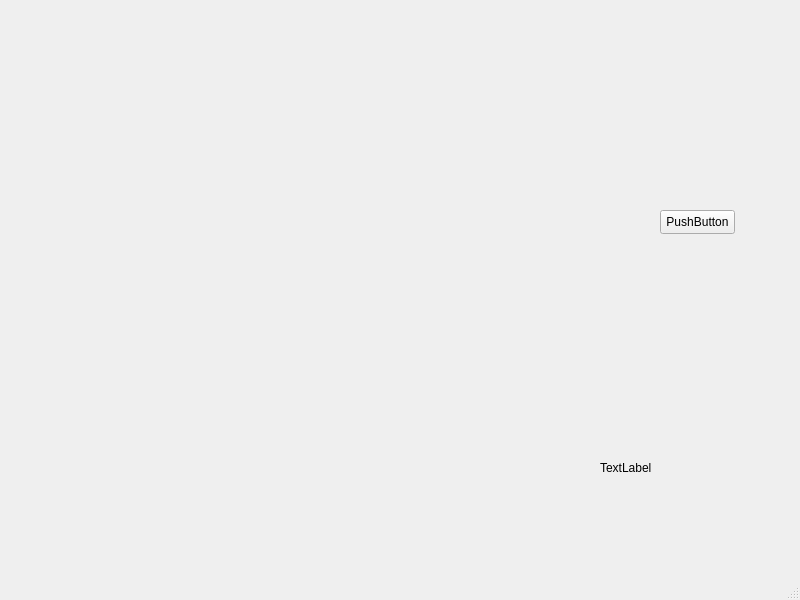
<?xml version="1.0" encoding="UTF-8"?>
<ui version="4.0">
 <class>MainWindow</class>
 <widget class="QMainWindow" name="MainWindow">
  <property name="geometry">
   <rect>
    <x>0</x>
    <y>0</y>
    <width>800</width>
    <height>600</height>
   </rect>
  </property>
  <property name="windowTitle">
   <string>MainWindow</string>
  </property>
  <widget class="QWidget" name="centralwidget">
   <widget class="QLabel" name="label">
    <property name="geometry">
     <rect>
      <x>600</x>
      <y>460</y>
      <width>54</width>
      <height>16</height>
     </rect>
    </property>
    <property name="text">
     <string>TextLabel</string>
    </property>
   </widget>
   <widget class="QPushButton" name="pushButton">
    <property name="geometry">
     <rect>
      <x>660</x>
      <y>210</y>
      <width>75</width>
      <height>24</height>
     </rect>
    </property>
    <property name="text">
     <string>PushButton</string>
    </property>
   </widget>
  </widget>
  <widget class="QMenuBar" name="menubar">
   <property name="geometry">
    <rect>
     <x>0</x>
     <y>0</y>
     <width>800</width>
     <height>22</height>
    </rect>
   </property>
  </widget>
  <widget class="QStatusBar" name="statusbar"/>
 </widget>
 <resources/>
 <connections/>
</ui>
